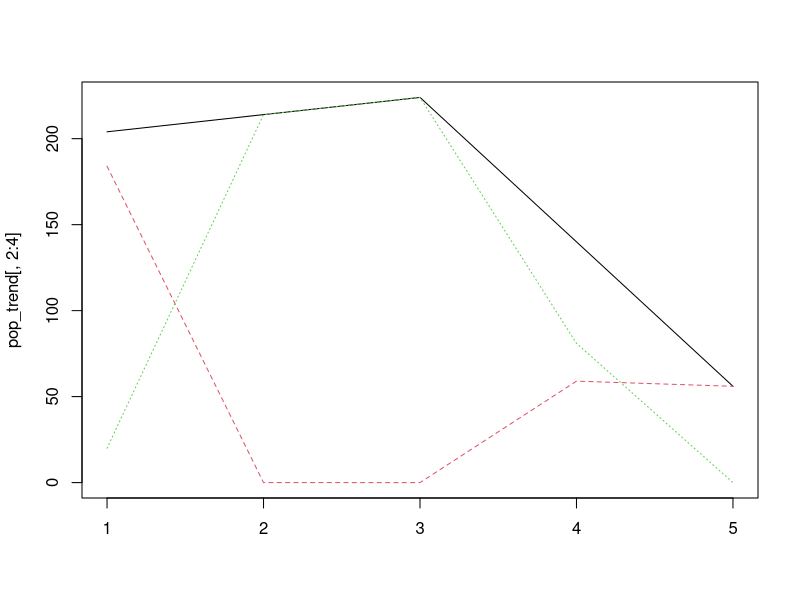
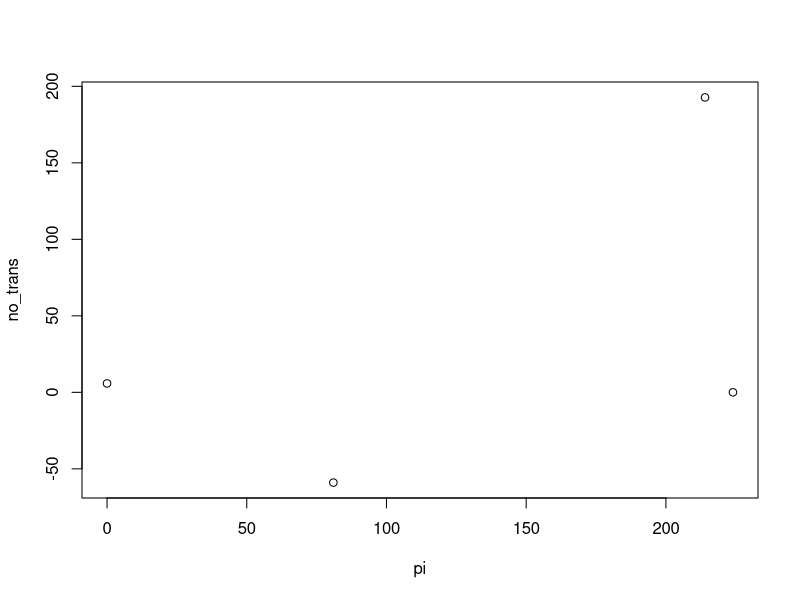
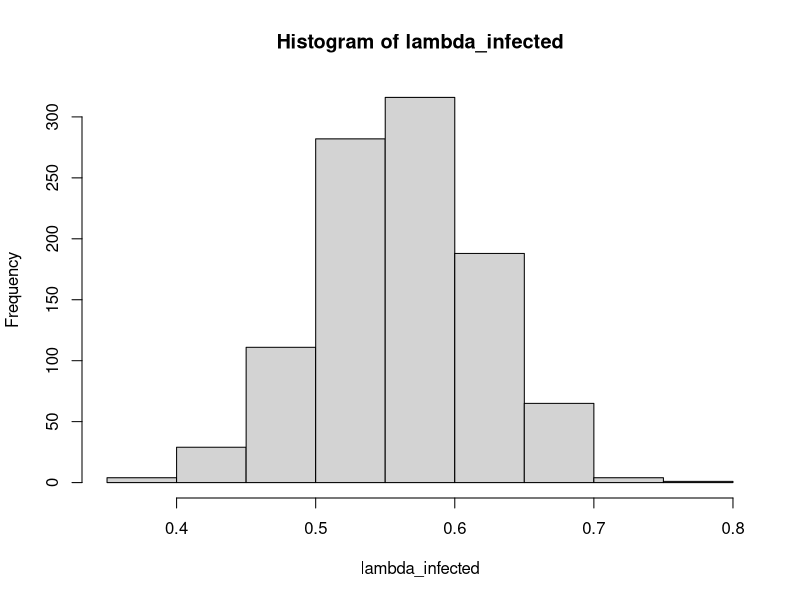
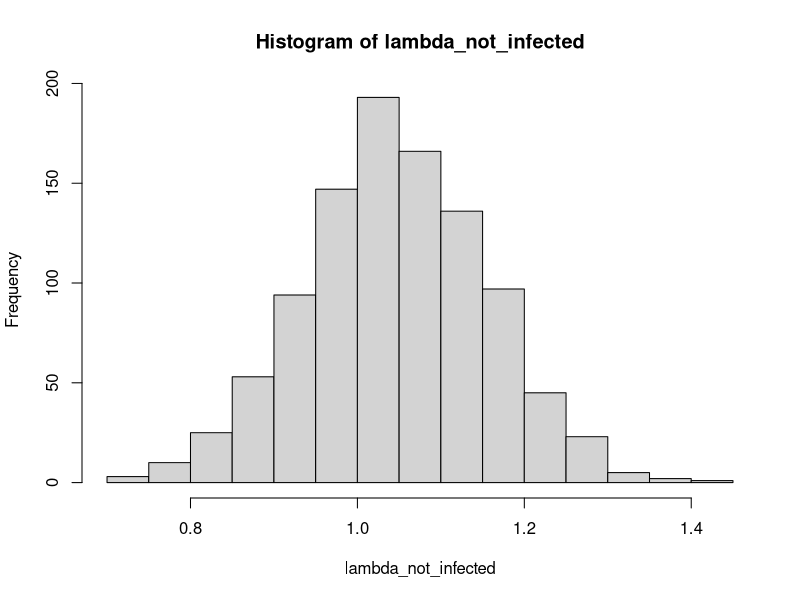
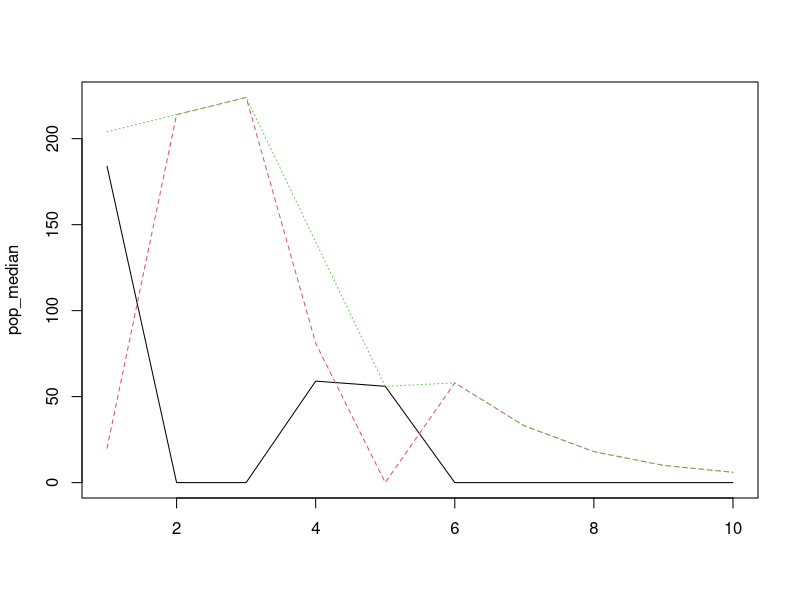

These charts were generated, in order, by the following R code: (Note: this script raises an error after producing the figures.)

rm(list = ls())

library(dplyr)


## define emperical population trends
pop_emp = round(c(409, (409+448)/2, 448, (448+111)/2, 111)/2) #divide by 2 for females
            
lam_observed = pop_emp[2:5]/pop_emp[1:4]

#### Get all lambda total values using emeprical survival data ####

#survivals
#s0 = 0.85 ## assumed
s1 = 0.78
s2 = 0.77
s3 = 0.76
s4 = 0.75
s5 = 0.74

## function to calculate lamdas
lambda_fun = function(survival){
  
  s = survival

  mat = matrix(0, nrow = 2, ncol = 2)

  #data borrow from little brown bat
  mat[1,1] = 0.47 * s * 0.38 * 1
  mat[1,2] = s * 0.85 * 1
  mat[2,1] = 0.47 * s
  mat[2,2] = s

  mat_eigen = eigen(mat)
  lambda = mat_eigen$values[1]

  return(lambda)
}

#Get lambda for each year
lam1 = lambda_fun(s1)
lam2 = lambda_fun(s2)
lam3 = lambda_fun(s3)
lam4 = lambda_fun(s4)
lam5 = lambda_fun(s5)

#Create function to calculate lambda of infected subpopulation
lam_e_fun = function(nt2, nu1, ne1, lam_u){
  
  #nu1 = nt1 - ne1
  
  lambda_e = (nt2 - (nu1*lam_u)) / ne1
  
  return(lambda_e)
  
}


## init pop size define, assume 10% of population is initially infected
init_total = pop_emp[1]
init_affected = round(init_total * 0.10)
init_unaffected = round(init_total - init_affected)

#calulate infected lambda
lam_e = lam_e_fun(init_total, init_unaffected, init_affected, lam1)
# #lambda e calcs with other years
# lam_e2 = lam_e_fun(200, 180, 20, lam2)
# lam_e3 = lam_e_fun(200, 180, 20, lam3)
# lam_e4 = lam_e_fun(200, 180, 20, lam4)
# lam_e5 = lam_e_fun(200, 180, 20, lam5)

#assume uninfected lambda is the 1st year lambda
lam_u = lam1


####  2 pop categories - define function ####

pop_split_fun = function(nt_time1, nt_time2, lambda_u, lambda_e){

  #nt_time2 = lambda_time1* nt_time1
  # nu2 = ((nt_time2*lambda_time2) - (nt_time2*lambda_e )) / (lambda_u - lambda_e)
  nu2 = ( (nt_time2 - (nt_time1*lambda_u)) / (lambda_u + lambda_e) )* (-1)
  ne2 = nt_time2 - nu2

  # give vector of year 2: total pop, unaffected pop, affected pop
  pop = c(nt_time2, nu2, ne2)
  pop = round(pop)

  return(pop)
}

# run function for each year
pop_year1 = c(init_total, init_unaffected, init_affected)
pop_year2 = pop_split_fun(pop_year1[1], pop_emp[2], lam_u, lam_e)
pop_year3 = pop_split_fun(pop_year2[1], pop_emp[3], lam_u, lam_e)
pop_year4 = pop_split_fun(pop_year3[1], pop_emp[4], lam_u, lam_e)
pop_year5 = pop_split_fun(pop_year4[1], pop_emp[5], lam_u, lam_e)

## (for ggplot) compile into df
years = c(1,2,3,4,5)

pop_trend = rbind.data.frame(pop_year1, pop_year2, pop_year3, pop_year4, pop_year5)
pop_trend = cbind(years, pop_trend)

colnames(pop_trend)[1] = "year"
colnames(pop_trend)[2] = "total_pop"
colnames(pop_trend)[3] = "unaffected_pop"
colnames(pop_trend)[4] = "affected_pop"

#test plot
matplot(pop_trend[,2:4], type = "l")






#### regression: fit curve to data to act as transmission ####

## fit number of not-infected invids that become infected vs. number of infected

no_trans = pop_trend$unaffected_pop[1:4]*lam_u - pop_trend$unaffected_pop[2:5] 
pi = pop_trend$affected_pop[2:5]

plot(pi , no_trans)


# pu1 = pop_trend$unaffected_pop[3:5]
# pi1 = pop_trend$affected_pop[3:5]
# 
# plot(pu1 , pi1)



  
## linear fit
#linear.model = lm(pop_trend$affected_pop[2:5] ~ pop_trend$unaffected_pop[2:5])
linear.model = lm(pi ~ no_trans)
summary(linear.model)


# linear.model2 = lm(pu1 ~ pi1)
# summary(linear.model2)

#plot(linear.model)
coeffs = as.numeric(linear.model$coefficients)
coeffs

## no. of uninfected transmitted to infected = (slope * no. of unifected) + y-intercept



#### stochasticity for both lambdas ####
set.seed(1)

iterations = 1000

## percent stochasticity of mean
stoch = 0.10

### for lambda no infected use beta distribution of survival

# ##get parameters for beta distribution
# estBetaParams = function(mu, var) {
#   alpha = ((1 - mu) / var - 1 / mu) * mu ^ 2
#   beta = alpha * (1 / mu - 1)
#   return(params = list(alpha = alpha, beta = beta))
# }
# 
# ## get beta params
# p1 = estBetaParams(s1,s1*stoch)
# ## get beta random numbers
# Sa1 = rbeta(iterations, p1$alpha, p1$beta)
# 
# lambda_not_infected = vector(mode = "numeric", length = 0)
# for(i in 1:iterations){
#   lambda_not_infected[i] = lambda_fun(Sa1[i])
# }
# hist(lambda_not_infected)

### for lambda infected use normal of lam_e, cut off at 0
lambda_infected = rnorm(iterations, lam_e, sd = stoch*lam_e)
for(i in 1:iterations){
  if(lambda_infected[i] < 0){
    lambda_infected[i] = 0
  }
}
hist(lambda_infected)

### stochasticty on lambda for not infected
lambda_not_infected = rnorm(iterations, lam_u, sd = stoch*lam_u)
for(i in 1:iterations){
  if(lambda_not_infected[i] < 0){
    lambda_not_infected[i] = 0
  }
}
hist(lambda_not_infected)

#### project into future #### 

#quick funcion to check if less then 0  make zero
lt_zero = function(x){
  if(x < 0){
    x=0
    return(x)
  }else{
    return(x)
  }
}


#define number of years to project into future
year = 10

# define inits
pop_vec = array(0, dim=c(year,3, iterations))
pop_vec[1:5,1,] = pop_trend$unaffected_pop #not infected
pop_vec[1:5,2,] = pop_trend$affected_pop #infected
num_trans = array(0, dim = c(year,iterations))

# project and transmit
for(i in 1:iterations){
  
  for(t in 6:year){
    
    ## 1. project not infected and infected * their lambda
    pop_vec[t,1,i] = pop_vec[t-1,1,i]*lambda_not_infected[i]
    pop_vec[t,2,i] = pop_vec[t-1,2,i]*lambda_infected[i]
    
    #ceiling to zero if necessary
    pop_vec[t,1,i] = lt_zero(pop_vec[t,1,i])
    pop_vec[t,2,i] = lt_zero(pop_vec[t,2,i])
    
    ## 2. transmission
    
    #if there are uninfected to infects
    if(pop_vec[t,1,i] > 0){
      
      # apply linear regression to get the number of uninfected that become infected
      num_trans[t,i] = (coeffs[2]*pop_vec[t,2,i] + coeffs[1]) # - pop_vec[t,2,i] #don't subtract bc i normalized for this already in the lm
      # ^ pop_vec[t,2,i] using infected bc the way I set up lm
      
      
      # if number infected greater than actual num, set to actual num
      if(num_trans[t,i] > pop_vec[t,1,i]){
        num_trans[t,i] = pop_vec[t,1,i]
      }
      
      # if num trans < 0
      if(num_trans[t,i] < 0){
        num_trans[t,i] = 0
      }
      
      # subtract/add from/to pops
      pop_vec[t,1,i] = pop_vec[t,1,i] - num_trans[t,i]
      pop_vec[t,2,i] = pop_vec[t,2,i] + num_trans[t,i]
      
      #ceiling to zero if necessary
      pop_vec[t,1,i] = lt_zero(pop_vec[t,1,i])
      pop_vec[t,2,i] = lt_zero(pop_vec[t,2,i])
    }
    
    #round
    pop_vec[t,1,i] = round(pop_vec[t,1,i])
    pop_vec[t,2,i] = round(pop_vec[t,2,i])
  }
  
  pop_vec[,3,i] = pop_vec[,1,i] + pop_vec[,2,i]
  
}

## some data extraction for mean and quantiles
pop_median = array(0, dim = c(year, 3))
pop_80 = array(0, dim = c(year, 3))
pop_20 = array(0, dim = c(year, 3))

for(s in 1:3){
  for(y in 1:year){
    pop_median[y,s] = round(median(pop_vec[y,s,]))
    pop_80[y,s] = round(quantile(pop_vec[y,s,], 0.8))
    pop_20[y,s] = round(quantile(pop_vec[y,s,], 0.2))
  }
}

matplot(pop_median, type = "l")



#for ggplot
pop_median = as.data.frame(pop_median[4:year,]); pop_median$year = 4:year
pop_80 = as.data.frame(pop_80[4:year,]); pop_80$year = 4:year
pop_20 = as.data.frame(pop_20[4:year,]); pop_20$year = 4:year

colnames(pop_median)[3] = "total_pop" ; colnames(pop_80)[3] = "total_pop" ; colnames(pop_20)[3] = "total_pop"
colnames(pop_median)[1] = "unaffected_pop"; colnames(pop_80)[1] = "unaffected_pop"; colnames(pop_20)[1] = "unaffected_pop"
colnames(pop_median)[2] = "affected_pop"; colnames(pop_80)[2] = "affected_pop"; colnames(pop_20)[2] = "affected_pop"

#for quantiles
pop_quant_uninfected = cbind.data.frame(pop_20$unaffected_pop, pop_80$unaffected_pop, 4:year)
pop_quant_infected = cbind.data.frame(pop_20$affected_pop, pop_80$affected_pop, 4:year)

colnames(pop_quant_uninfected)[1] = "lower20" ; colnames(pop_quant_uninfected)[2] = "upper80" ; colnames(pop_quant_uninfected)[3] = "year"
colnames(pop_quant_infected)[1] = "lower20" ; colnames(pop_quant_infected)[2] = "upper80" ; colnames(pop_quant_infected)[3] = "year"



#-----------------------------------------------------------------------#

#### plot ####
library(ggplot2)
library(reshape2)

#get into right data format
pop1 = melt(pop_trend[,-2], id.vars = "year")
pop2 = melt(pop_median[,-3], id.vars = "year")
pop3 = rbind.data.frame(pop_trend[,1:2],pop_median[,3:4])


p = ggplot() +
  
      geom_line(data = pop3, aes(x=year, y=total_pop, colour = " total_pop")) +
  
      geom_line(data = pop1, aes(x=year, y=value, group = variable, color = variable)) +
      
      #geom_point(data = pop1, aes(x=year, y=value), size=1.5, shape=21, fill="white") +
      
      geom_line(data = pop2, aes(x=year, y=value, group = variable, color = variable), 
                linetype = "dashed") +

      
      
      
      scale_colour_manual(labels = c("Total population", "Infected", "Not infected"),
                          values=c("black", "red", "blue")) +
  
      geom_ribbon(data = pop_quant_infected, aes(x = year, ymin = lower20, ymax = upper80),
                  fill = "red", alpha = 0.1)  +
      geom_ribbon(data = pop_quant_uninfected, aes(x = year, ymin = lower20, ymax = upper80),
              fill = "blue", alpha = 0.1)  +  
      
      theme(
         legend.title=element_blank(),
         panel.background = element_rect(fill = "white", colour = "white"),
         panel.border = element_rect(colour = "black", fill=NA, size=0.5),
         panel.grid.major.y = element_line(colour="#d9d9d9", size=0.25),
         panel.grid.minor.y = element_blank(),
         panel.grid.major.x = element_line(colour="#d9d9d9", size=0.25),
         legend.position = c(0.8,0.8),
         axis.text.x = element_text(angle = 45, hjust = 1)
         ) +
      
      scale_x_continuous("Year", breaks = 1:10, 
                         labels = 2011:2020) +
      scale_y_continuous("Population size",
                     expand = c(0, 0), 
                     limits = c(0,475), 
                     breaks = seq(0, 400, 100))
                   
X11()
print(p)


#### save plot ####

setwd("C:/Users/oliver/Google Drive/PhD/Research/Indiana bat/figs/")
tempname = "spread_with_projection_2015data.pdf"
ggsave(tempname, plot = p, device = NULL, path = NULL,
       scale = 1, width = NA, height = NA,
       units = c("cm"), dpi = 300)


#---------------------------------------------------------------------------------#

#### back calcuate survival from labda ####
## I should put more info here bc when I go back to do it later I have no idea what's happening
#http://www.math.harvard.edu/archive/21b_fall_04/exhibits/2dmatrices/
# need to know way to hand calculated eigenvalues to back calculate matrix elements?


# a,b,c,d are matrix elements, 1,1, ; 1,2 ; 2,1 ; 2,2

#since they all have one 's' term treat them as equal and solve for 's' later

s=1

a = 0.47 * s * 0.38 * 1
b = s * 0.85 * 1
c = 0.47 * s
d = s
# a = 0.1786
# b = 0.85
# c = 0.47
# d = 1

T1 = a + d
D1 = (a*d) - (b*c)

L1 = (T1/2) + sqrt( (((T1^2)/2) - D1) )
L2 = (T1/2) - sqrt( ((T1^2)/2) - D1 )

s_L1 = lam_e/L1
s_L2 = lam_e/L2
